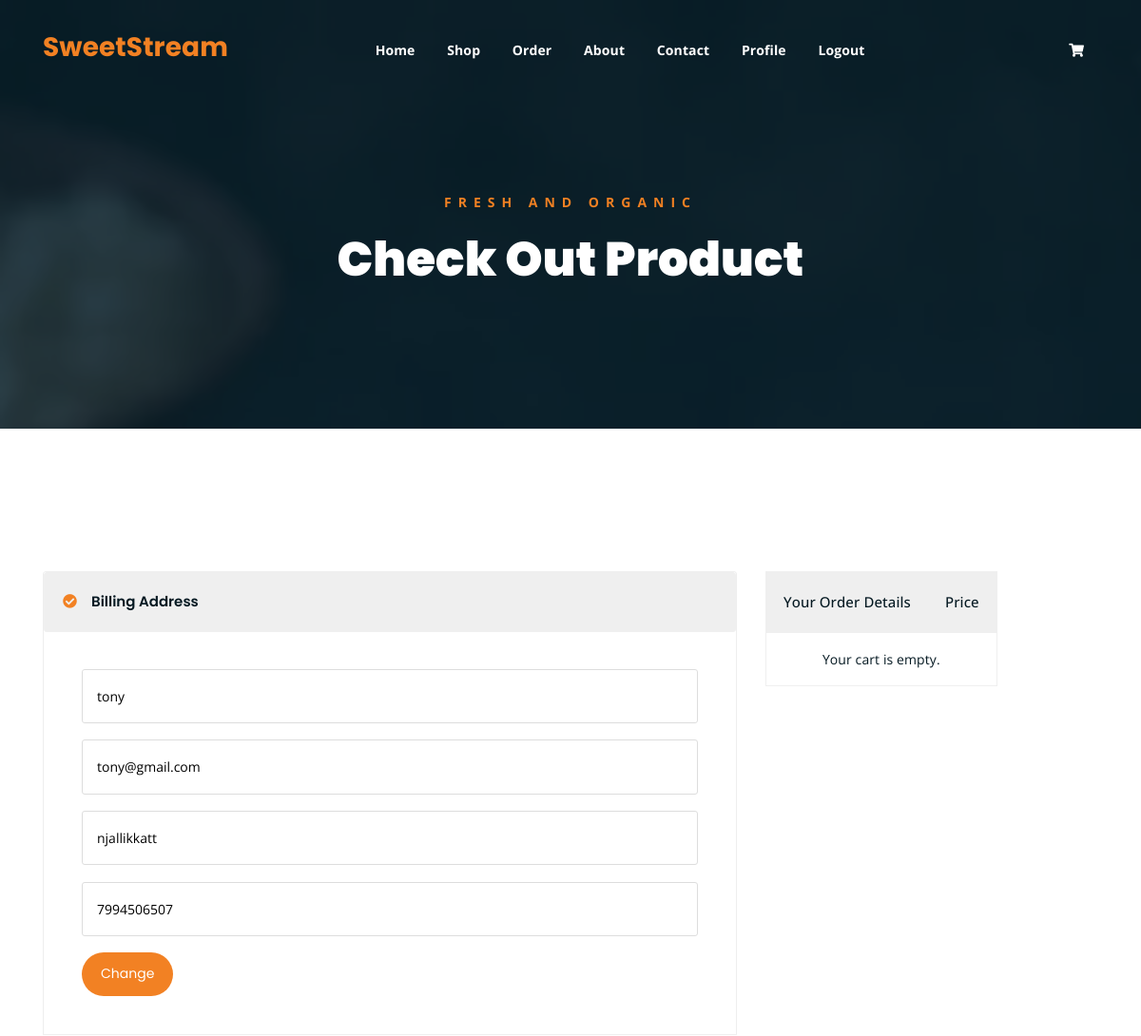
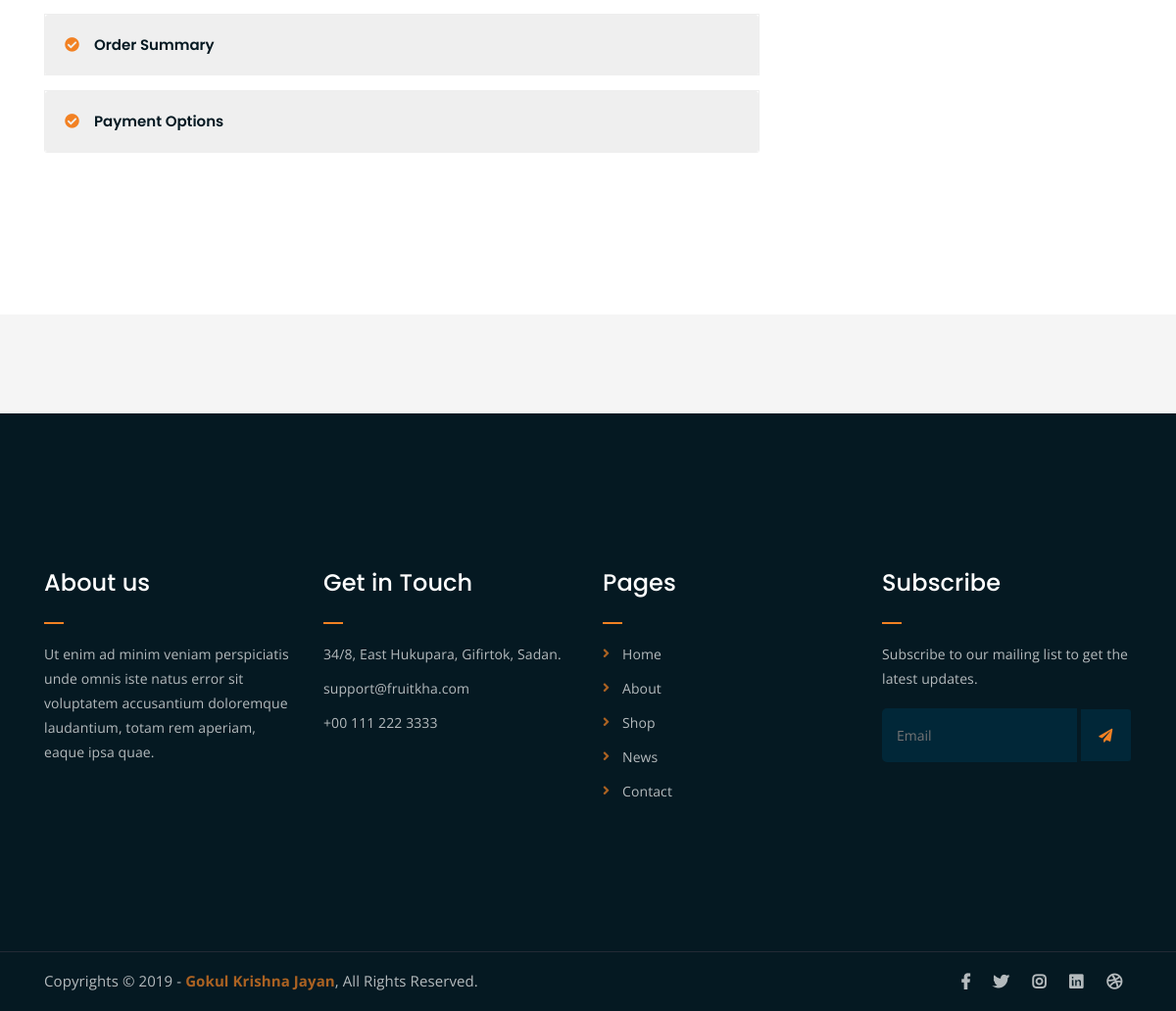
The page /user/checkout.php (signed in) on the database its author committed (2 pictures, top to bottom).
### tables this page shows
CREATE TABLE `user_table` (
  `id` int(11) NOT NULL,
  `name` varchar(100) NOT NULL,
  `phone_no` varchar(15) NOT NULL,
  `email` varchar(100) NOT NULL,
  `password` varchar(255) NOT NULL,
  `address` varchar(255) DEFAULT NULL,
  `privilege` varchar(100) DEFAULT NULL
);

### user/checkout.php (the view, shortened to what this page needs)
<?php
include $_SERVER['DOCUMENT_ROOT'] . '/SweetStream/php/db.php';
$userId = $_SESSION['user_id'];
$stmt = $pdo->prepare("SELECT name, phone_no, email, address FROM user_table WHERE id = ?");
$stmt->execute([$userId]);
$user = $stmt->fetch(PDO::FETCH_ASSOC);
?>
<!DOCTYPE html>
<html lang="en">
<head>
    <link rel="stylesheet" href="assets/css/all.min.css">
    <link rel="stylesheet" href="assets/bootstrap/css/bootstrap.min.css">
    <link rel="stylesheet" href="assets/css/owl.carousel.css">
    <link rel="stylesheet" href="assets/css/magnific-popup.css">
    <link rel="stylesheet" href="assets/css/animate.css">
    <link rel="stylesheet" href="assets/css/meanmenu.min.css">
    <link rel="stylesheet" href="assets/css/main.css">
    <link rel="stylesheet" href="assets/css/responsive.css">
</head>
<body>
    <div class="top-header-area" id="sticker">
        <div class="container">
            <div class="row">
                <div class="col-lg-12 col-sm-12 text-center">
                    <div class="main-menu-wrap">
                        <div class="site-logo">
                            <a href="#">
                                <h3 class="orange-text">SweetStream</h3>
                            </a>
                        </div>
<nav class="main-menu">
    <ul>
        <li><a href="index.php">Home</a></li>
        <li><a href="shop.php">Shop</a></li>
        <li><a href="order.php">Order</a></li>
        <li><a href="about.php">About</a></li>
        <li><a href="contact.php">Contact</a></li>
        <li><a href="profile.php">Profile</a></li>
        <li><a href="../session/logout.php">Logout</a></li>
        <li>
            <div class="header-icons">
                <a class="shopping-cart" href="cart.php"><i class="fas fa-shopping-cart"></i></a>
            </div>
        </li>
    </ul>
</nav>
                    </div>
                </div>
            </div>
        </div>
    </div>
    <div class="breadcrumb-section breadcrumb-bg">
        <div class="container">
            <div class="row">
                <div class="col-lg-8 offset-lg-2 text-center">
                    <div class="breadcrumb-text">
                        <p>Fresh and Organic</p>
                        <h1>Check Out Product</h1>
                    </div>
                </div>
            </div>
        </div>
    </div>
    <div class="checkout-section mt-150 mb-150">
        <div class="container">
            <div class="row">
                <div class="col-lg-8">
                    <div class="checkout-accordion-wrap">
                        <div class="accordion" id="accordionExample">
                        <div class="card single-accordion">
    <div class="card-header" id="headingOne">
        <h5 class="mb-0">
            <button class="btn btn-link" type="button" data-toggle="collapse"
                data-target="#collapseOne" aria-expanded="true" aria-controls="collapseOne">
                Billing Address
            </button>
        </h5>
    </div>
    <div id="collapseOne" class="collapse show" aria-labelledby="headingOne"
        data-parent="#accordionExample">
        <div class="card-body">
            <div class="billing-address-form">
                <form id="addressForm">
                    <p>
                        <input type="text" name="name" id="name"
                            value="<?php echo htmlspecialchars($user['name']); ?>"
                            placeholder="Name" readonly>
                    </p>
                    <p>
                        <input type="email" name="email" id="email"
                            value="<?php echo htmlspecialchars($user['email']); ?>"
                            placeholder="Email" readonly>
                    </p>
                    <p>
                        <input type="text" name="address" id="address"
                            value="<?php echo htmlspecialchars($user['address']); ?>"
                            placeholder="Delivery Address" readonly>
                    </p>
                    <p>
                        <input type="tel" name="phone_no" id="phone_no"
                            value="<?php echo htmlspecialchars($user['phone_no']); ?>"
                            placeholder="Phone Number" readonly>
                    </p>
                    <div class="button-group">
                        <button type="button" id="edit-btn" class="boxed-btn">Change</button>
                    </div>
                </form>
            </div>
        </div>
    </div>
</div>
                            <div class="card single-accordion">
                                <div class="card-header" id="headingTwo">
                                    <h5 class="mb-0">
                                        <button class="btn btn-link collapsed" type="button" data-toggle="collapse"
                                            data-target="#collapseTwo" aria-expanded="false"
                                            aria-controls="collapseTwo">
                                            Order Summary
                                        </button>
                                    </h5>
                                </div>
                                        <?php
include $_SERVER['DOCUMENT_ROOT'] . '/SweetStream/php/db.php';
$user_id = $_SESSION['user_id'] ?? 0;
$stmt = $pdo->prepare("
                SELECT c.quantity, p.pid, p.pname, p.pprice, p.pphoto
                FROM cart_table c
                JOIN product_table p ON c.product_id = p.pid
                WHERE c.user_id = ?
            ");
$stmt->execute([$user_id]);
$cart_items = $stmt->fetchAll();
        ?>
                            </div>
                           <div class="card single-accordion">
    <div class="card-header" id="headingThree">
        <h5 class="mb-0">
            <button class="btn btn-link collapsed" type="button" data-toggle="collapse"
                data-target="#collapseThree" aria-expanded="false" aria-controls="collapseThree">
                Payment Options
            </button>
        </h5>
    </div>
</div>
                        </div>
                    </div>
                </div>
                <div class="col-lg-4">
                    <div class="order-details-wrap">
                        <table class="order-details">
                            <thead>
                                <tr>
                                    <th>Your Order Details</th>
                                    <th>Price</th>
                                </tr>
                            </thead>
                            <tbody class="order-details-body">
                                <?php
if (empty($cart_items)): ?>
                                    <tr>
                                        <td colspan="2" class="text-center">Your cart is empty.</td>
                                    </tr>
                                <?php endif;?>
                            </tbody>
                        </table>
                    </div>
                </div>
            </div>
        </div>
    </div>
    <div class="logo-carousel-section">
        <div class="container">
            <div class="row">
                <div class="col-lg-12">
                    <div class="logo-carousel-inner">
                    </div>
                </div>
            </div>
        </div>
    </div>
    <div class="footer-area">
        <div class="container">
            <div class="row">
                <div class="col-lg-3 col-md-6">
                    <div class="footer-box about-widget">
                        <h2 class="widget-title">About us</h2>
                        <p>Ut enim ad minim veniam perspiciatis unde omnis iste natus error sit voluptatem accusantium
                            doloremque laudantium, totam rem aperiam, eaque ipsa quae.</p>
                    </div>
                </div>
                <div class="col-lg-3 col-md-6">
                    <div class="footer-box get-in-touch">
                        <h2 class="widget-title">Get in Touch</h2>
                        <ul>
                            <li>34/8, East Hukupara, Gifirtok, Sadan.</li>
                            <li>support@fruitkha.com</li>
                            <li>+00 111 222 3333</li>
                        </ul>
                    </div>
                </div>
                <div class="col-lg-3 col-md-6">
                    <div class="footer-box pages">
                        <h2 class="widget-title">Pages</h2>
                        <ul>
                            <li><a href="index.php">Home</a></li>
                            <li><a href="about.php">About</a></li>
                            <li><a href="services.html">Shop</a></li>
                            <li><a href="news.html">News</a></li>
                            <li><a href="contact.php">Contact</a></li>
                        </ul>
                    </div>
                </div>
                <div class="col-lg-3 col-md-6">
                    <div class="footer-box subscribe">
                        <h2 class="widget-title">Subscribe</h2>
                        <p>Subscribe to our mailing list to get the latest updates.</p>
                        <form action="index.php">
                            <input type="email" placeholder="Email">
                            <button type="submit"><i class="fas fa-paper-plane"></i></button>
                        </form>
                    </div>
                </div>
            </div>
        </div>
    </div>
    <div class="copyright">
        <div class="container">
            <div class="row">
                <div class="col-lg-6 col-md-12">
                    <p>Copyrights &copy; 2019 - <a href="https://imransdesign.com/">Gokul Krishna Jayan</a>, All Rights
                        Reserved.</p>
                </div>
                <div class="col-lg-6 text-right col-md-12">
                    <div class="social-icons">
                        <ul>
                            <li><a href="#" target="_blank"><i class="fab fa-facebook-f"></i></a></li>
                            <li><a href="#" target="_blank"><i class="fab fa-twitter"></i></a></li>
                            <li><a href="#" target="_blank"><i class="fab fa-instagram"></i></a></li>
                            <li><a href="#" target="_blank"><i class="fab fa-linkedin"></i></a></li>
                            <li><a href="#" target="_blank"><i class="fab fa-dribbble"></i></a></li>
                        </ul>
                    </div>
                </div>
            </div>
        </div>
    </div>
</body>
</html>

### user/checkout.php (style rules this page uses)
.button-group { display: flex; justify-content: flex-start; gap: 10px; }
.card-body { padding: 20px; }
.boxed-btn { background-color: #007bff; color: white; padding: 10px 20px; border: none; border-radius: 4px; cursor: pointer; }
button.boxed-btn { -webkit-transition: 0.3s; -o-transition: 0.3s; transition: 0.3s; border-radius: 50px; font-family: 'Poppins', sans-serif; display: inline-block; background-color: #F28123; color: #fff; padding: 10px 20px; border: none; cursor: pointer; }

### rows shown on the page
user_table: name "tony", email "tony@gmail.com", address "njallikkatt", phone_no "7994506507"
